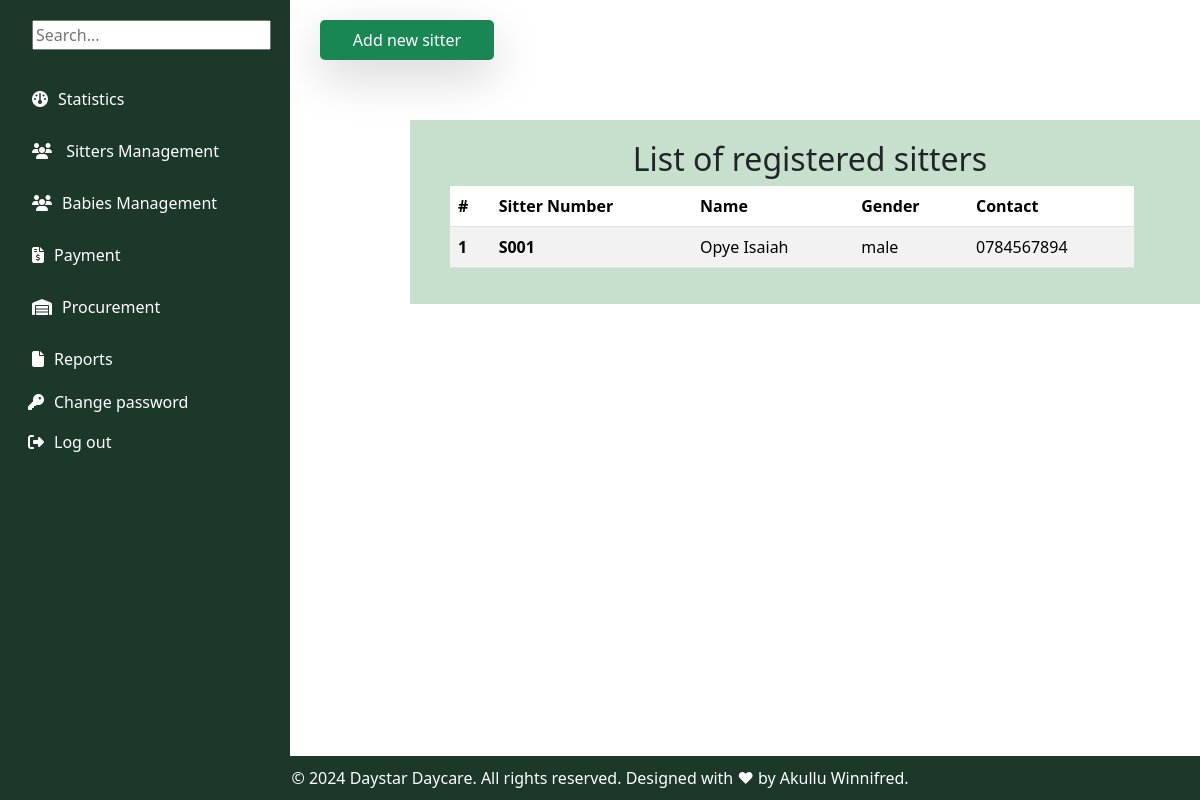
Before: /sitters/ (signed in) with the older database file.
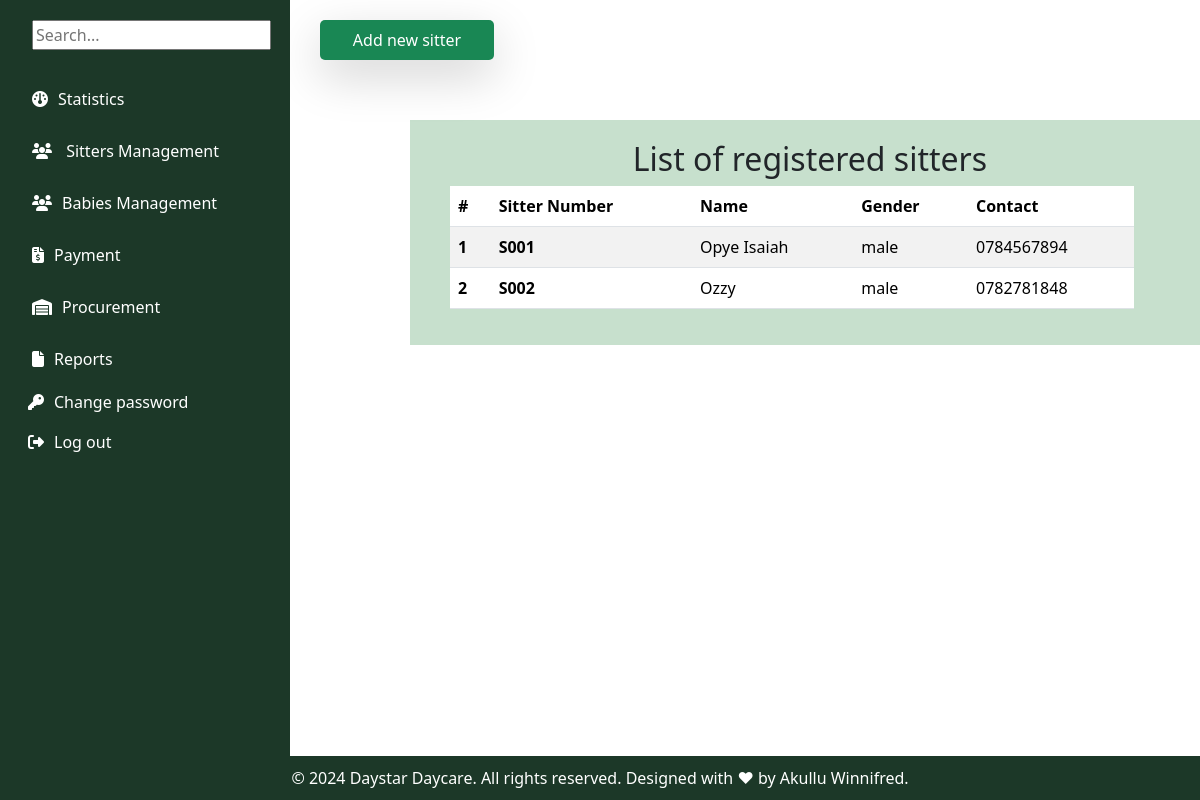
After: the same page with the newer database file.
### myapp/models.py (models this page shows, shortened)
class BabySitter(models.Model):
    GENDER_CHOICES = (
         ('male', 'Male'),
        ('female', 'Female'),
     )
    name = models.CharField(max_length=200,validators=[validate_letters])
    gender = models.CharField(max_length=10,choices=GENDER_CHOICES)
    location = models.CharField(max_length=10, default='kabalagala')
    Date_Of_Birth = models.DateField(default=timezone.now)
    NIN = models.CharField(max_length=14,validators=[validate_NIN_length])
    Religion = models.CharField(max_length=30, null=True, blank=True,verbose_name="Religion(optional)")
    Level_Of_Education = models.CharField(max_length=200,choices=(
        ('Certificate', 'Certificate'),
        ('Diploma', 'Diploma'),
        ('Degree', 'Degree'),
        ('Others', 'Others'),
    ))
    Contact = models.CharField(max_length=10,validators=[validate_contact_length])
    Sitter_Number = models.CharField(max_length=200,unique=True,blank=False, null=True)
    Next_Of_Kin = models.CharField(max_length=200,validators=[validate_letters])
    Recommenders_Name = models.CharField(max_length=200,validators=[validate_letters])
    Recommenders_Contact = models.CharField(max_length=10,validators=[validate_contact_length])

### myapp/views.py (the view)
# urls.py: path("sitters/",views.sitters,name="sitters"),
@login_required
def sitters(request):
    sitters = BabySitter.objects.all()
    return render(request,'sitters/all_sitters.html',{'sitters':sitters})

### myapp/templates/sitters/all_sitters.html (shortened to what this page needs)
{% extends 'base.html' %}
{% block content %}
<button class="p-2 bg bg-success rounded-lg shadow-lg"
style="margin-left: 10px;border-radius: 5px; border: #B4BDFF; width: 20%; height: 5%; color: white; text-decoration: none;"><a
    href="/sitterreg" style="color: white; text-decoration: none;">Add new sitter</a></button>
<div class="container">
  <h2>List of registered sitters</h2>
<table class="table table-striped" style="width: 90%; margin-left: 20px;" >
    <thead>
      <tr>
        <th scope="col">#</th>
        <th scope="col">Sitter Number</th>
        <th scope="col">Name</th>
        <th scope="col">Gender</th>
        <th scope="col">Contact</th>
      </tr>
    </thead>
    <tbody>
        {% for sitter in sitters %}
      <tr>
        <th scope="row">{{ sitter.id }}</th>
        <th>S0{{ sitter.Sitter_Number }}</th>
        <td>{{ sitter.name }}</td>
        <td>{{ sitter.gender }}</td>
        <td>{{ sitter.Contact }}</td>
      </tr>
      {% endfor %}
    </tbody>
  </table>
</div>
{% endblock %}

Changed rows visible on the page:
added BabySitter: id "2", Sitter_Number "02", name "Ozzy", gender "male", Contact "0782781848"
